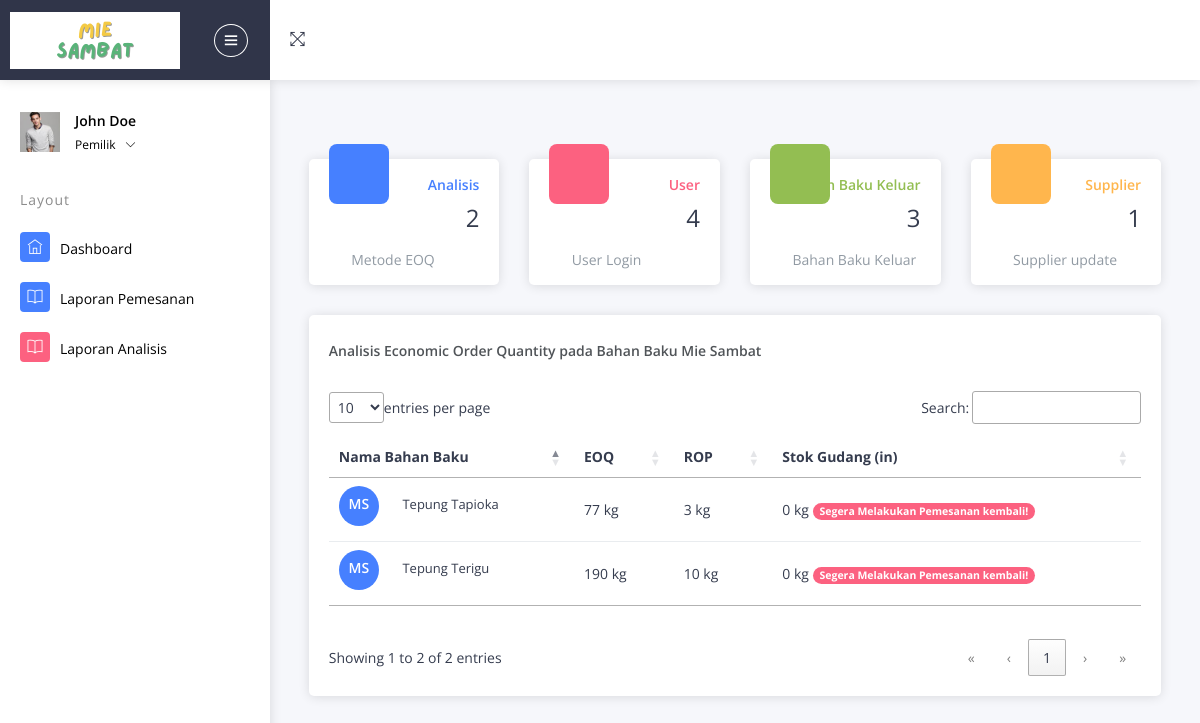
Page /index.php/Pemilik/cDashboard (signed in) on the earlier database version.
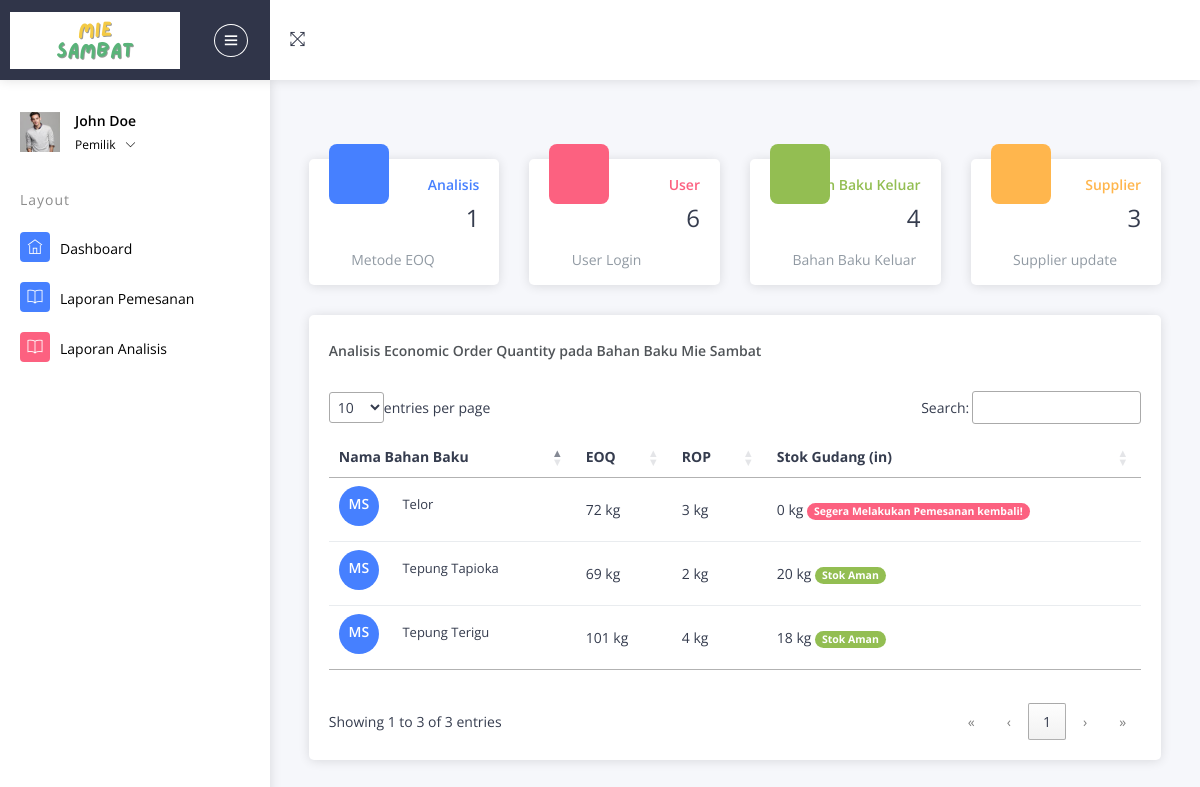
Same page on the later database version.
### tables this page shows
CREATE TABLE `barang` (
  `id_barang` int(11) NOT NULL,
  `id_kategori` int(11) NOT NULL,
  `nama_barang` varchar(125) NOT NULL,
  `keterangan` varchar(20) NOT NULL,
  `harga_supplier` varchar(20) NOT NULL,
  `gambar` text NOT NULL,
  `stok_min` int(11) NOT NULL,
  `eoq_in` int(11) NOT NULL,
  `stok_gudang` int(11) NOT NULL
);

### application/controllers/Pemilik/cDashboard.php (called while the page is built, shortened)
<?php
class cDashboard extends CI_Controller
{
	public function index()
	{
		$this->load->view('Pemilik/Layouts/head');
		$this->load->view('Pemilik/Layouts/sidebar');
		$this->load->view('Pemilik/vDashboard');
		$this->load->view('Pemilik/Layouts/footer');
	}
}

### index.php (called while the page is built, shortened)
<?php
require_once BASEPATH.'core/CodeIgniter.php';

### application/views/Pemilik/vDashboard.php (the view, shortened to what this page needs)
<div class="pcoded-content">
	<div class="pcoded-inner-content">
		<div class="main-body">
			<div class="page-wrapper">
				<?php
				$analisis = $this->db->query("SELECT COUNT(id_analisis) as jml FROM `analisis`")->row();
				$user = $this->db->query("SELECT COUNT(id_pengguna) as jml FROM `pengguna`")->row();
				$bb_keluar = $this->db->query("SELECT COUNT(id_dbarang) as jml FROM `dbarang_keluar`")->row();
				$supplier = $this->db->query("SELECT COUNT(id_pengguna) as jml FROM `pengguna` WHERE level_pengguna='3'")->row();
				?>
				<div class="page-body">
					<div class="row">
						<div class="col-md-6 col-xl-3">
							<div class="card widget-card-1">
								<div class="card-block-small">
									<i class="icofont icofont-pie-chart bg-c-blue card1-icon"></i>
									<span class="text-c-blue f-w-600">Analisis</span>
									<h4><?= $analisis->jml ?></h4>
									<div>
										<span class="f-left m-t-10 text-muted">
											<i class="text-c-blue f-16 icofont icofont-warning m-r-10"></i>Metode EOQ
										</span>
									</div>
								</div>
							</div>
						</div>
						<div class="col-md-6 col-xl-3">
							<div class="card widget-card-1">
								<div class="card-block-small">
									<i class="icofont icofont-ui-home bg-c-pink card1-icon"></i>
									<span class="text-c-pink f-w-600">User</span>
									<h4><?= $user->jml ?></h4>
									<div>
										<span class="f-left m-t-10 text-muted">
											<i class="text-c-pink f-16 icofont icofont-calendar m-r-10"></i>User Login
										</span>
									</div>
								</div>
							</div>
						</div>
						<div class="col-md-6 col-xl-3">
							<div class="card widget-card-1">
								<div class="card-block-small">
									<i class="icofont icofont-warning-alt bg-c-green card1-icon"></i>
									<span class="text-c-green f-w-600">Bahan Baku Keluar</span>
									<h4><?= $bb_keluar->jml ?></h4>
									<div>
										<span class="f-left m-t-10 text-muted">
											<i class="text-c-green f-16 icofont icofont-tag m-r-10"></i>Bahan Baku Keluar
										</span>
									</div>
								</div>
							</div>
						</div>
						<div class="col-md-6 col-xl-3">
							<div class="card widget-card-1">
								<div class="card-block-small">
									<i class="icofont icofont-social-twitter bg-c-yellow card1-icon"></i>
									<span class="text-c-yellow f-w-600">Supplier</span>
									<h4><?= $supplier->jml ?></h4>
									<div>
										<span class="f-left m-t-10 text-muted">
											<i class="text-c-yellow f-16 icofont icofont-refresh m-r-10"></i>Supplier update
										</span>
									</div>
								</div>
							</div>
						</div>
						<div class="col-md-12 col-xl-12">
							<div class="card project-task">
								<div class="card-header">
									<div class="card-header-left ">
										<h5>Analisis Economic Order Quantity pada Bahan Baku Mie Sambat</h5>
									</div>
									<div class="card-header-right">
										<ul class="list-unstyled card-option">
											<li><i class="icofont icofont-simple-left "></i></li>
										</ul>
									</div>
								</div>
								<div class="card-block p-b-10">
									<div class="table-responsive">
										<table class="table table-hover" id="belum_bayar">
											<thead>
												<tr>
													<th>Nama Bahan Baku</th>
													<th>EOQ</th>
													<th>ROP</th>
													<th>Stok Gudang (in)</th>
												</tr>
											</thead>
											<tbody>
												<?php
												$bb = $this->db->query("SELECT * FROM `barang` JOIN kategori ON barang.id_kategori=kategori.id_kategori WHERE eoq_in != '0'")->result();
												foreach ($bb as $key => $value) {
												?>
													<tr>
														<td>
															<div class="task-contain">
																<h6 class="bg-c-blue d-inline-block text-center">MS</h6>
																<p class="d-inline-block m-l-20"><?= $value->nama_barang ?></p>
															</div>
														</td>
														<td><?= $value->eoq_in ?> <?= $value->keterangan ?></td>
														<td><?= $value->stok_min ?> <?= $value->keterangan ?></td>
														<td><?= $value->stok_gudang ?> <?= $value->keterangan ?> <?php if ($value->stok_gudang >= $value->stok_min) {
																													?>
																<span class="badge badge-success">Stok Aman</span>
															<?php
																													} else {
															?>
																<span class="badge badge-danger">Segera Melakukan Pemesanan kembali!</span>
															<?php
																													} ?>
														</td>
													</tr>
												<?php
												}
												?>
											</tbody>
										</table>
									</div>
								</div>
							</div>
						</div>
					</div>
				</div>
			</div>
		</div>
	</div>
</div>
</div>
</div>
</div>
</div>

Differences in the rows shown:
changed barang "Tepung Terigu": eoq_in "190" → "101"; stok_min "10" → "4"; stok_gudang "0" → "18"; stok_gudang "Segera Melakukan Pemesanan kembali!" → "Stok Aman"
changed barang "Tepung Tapioka": eoq_in "77" → "69"; stok_min "3" → "2"; stok_gudang "0" → "20"; stok_gudang "Segera Melakukan Pemesanan kembali!" → "Stok Aman"
now on this page (row edited): barang: nama_barang "Telor", eoq_in "72", keterangan "kg", stok_min "3", stok_gudang "0", shows "Segera Melakukan Pemesanan kembali!"
Other differences:
$analisis->jml: "2" → "1"
$user->jml: "4" → "6"
$bb_keluar->jml: "3" → "4"
$supplier->jml: "1" → "3"
text written by a page script: "entries per page Search: Showing 1 to 2 of 2 entries « ‹ 1 › »" → "entries per page Search: Showing 1 to 3 of 3 entries « ‹ 1 › »"
